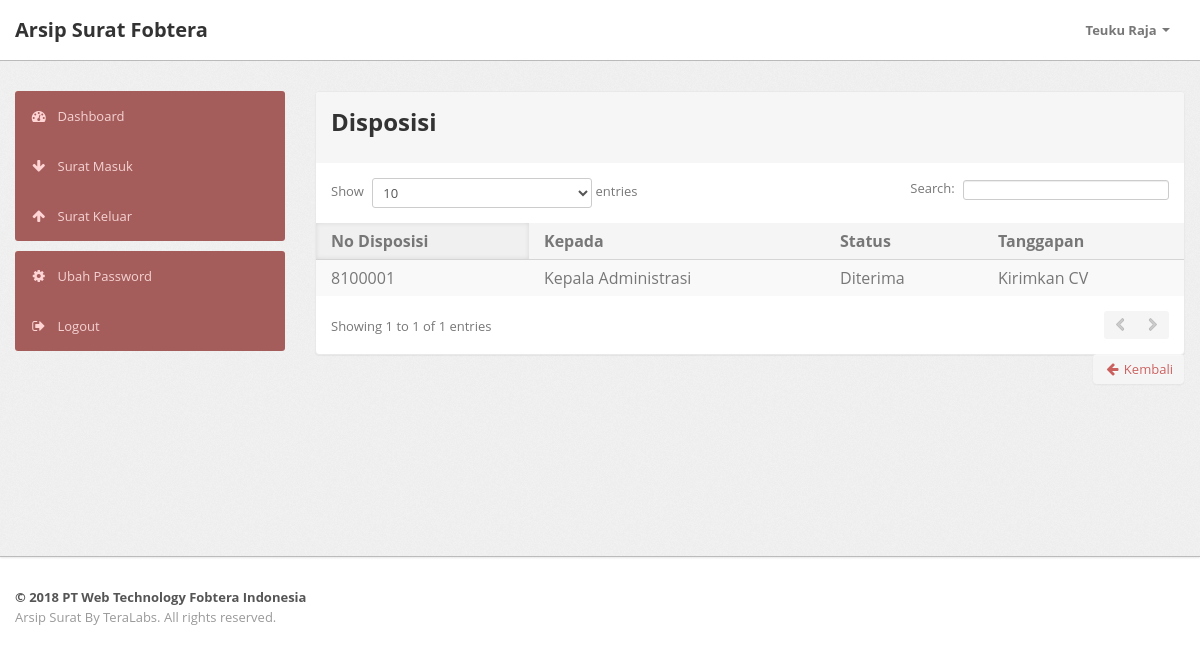
Screenshot of /proses/disposisi.php?id=5100001 (signed in) with the database file from the repository.
### tables this page shows
CREATE TABLE IF NOT EXISTS `disposisi` (
  `id_disposisi` int(7) NOT NULL AUTO_INCREMENT,
  `id_surat` int(7) NOT NULL,
  `id_user` int(5) NOT NULL,
  `no_surat` varchar(50) NOT NULL,
  `kepada` varchar(50) NOT NULL,
  `status` varchar(20) NOT NULL,
  `tanggapan` varchar(20) NOT NULL,
  PRIMARY KEY (`id_disposisi`),
  KEY `id_surat` (`id_surat`),
  KEY `id_user` (`id_user`)
);

### proses/disposisi.php (the view, shortened to what this page needs)
<?php
include "../include/auth.php";
include "../include/config.php";
if(isset($_GET['id'])){
	$idsurat		= $_GET['id'];
}
$query = mysql_query ("select * from disposisi where id_surat='$idsurat'",$connect);
$titlepage = "Disposisi";
include "../include/header.php";
?>
        <div class="wrapper">
            <div class="container">
                <div class="row">
				<?php include "../include/menu.php";?>
                     <div class="span9">
                        <div class="content">
                            <div class="module">
                                <div class="module-head"><?php if($aksesusr == 2){ ?>
								<a href="input_disposisi.php?id=<?php echo $idsurat; ?>" class="btn btn-module pull-right"><i class="icon-plus"></i> Tambah Data</a><?php } ?>
                                    <h2><?php echo $titlepage;?> </h2>
                                </div>
                                <div class="module-body table">
                                    <table cellpadding="0" cellspacing="0" border="0" class="datatable-1 table table-striped display"
                                        width="100%">
                                        <thead>
                                            <tr>
												<th>No Disposisi</th>
                                                <th>Kepada</th>
												<th>Status</th>
												<th>Tanggapan</th>
                                            </tr>
                                        </thead>
                                        <tbody>
										<?php
										while($data = mysql_fetch_array ($query)){ ?>
                                            <tr>
                                                <td><?php echo $data['id_disposisi'];?></td>
                                                <td><?php echo $data['kepada'];?></td>
												<td><?php echo $data['status'];?></td>
												<td><?php echo $data['tanggapan'];?></td>
                                            </tr>
										<?php } ?>
										</tbody>
									</table>
								</div>
								<a href="../inbox.php" class="btn btn-module pull-right"><i class="icon-arrow-left"></i> Kembali</a>
							</div>
                        </div>
                    </div>
                </div>
            </div>
        </div>
<?php include "../include/footer.php";?>

### assets/css/theme.css (style rules this page uses)
body { font-size: 13px; font-family: 'Open Sans', Arial, sans-serif; background: #fff; color: #777 }
h1, h2, h3, h4, h5, h6 { color: #333; margin-top: 0 }
h2 { font-size: 24px }
.wrapper { background: url(../images/bg.png) #eee; border-bottom: 1px solid #bbb; -webkit-box-shadow: 0 1px 2px rgba(0,0,0,0.1); -moz-box-shadow: 0 1px 2px rgba(0,0,0,0.1); box-shadow: 0 1px 2px rgba(0,0,0,0.1); padding: 30px 0; min-height: 435px; }
.btn-module { color: #ca615f; }
body [class^="icon-"], body [class*=" icon-"] { font-size: 14px; line-height: 20px; height: 20px }
.module { background: #fff; -webkit-border-radius: 3px; -moz-border-radius: 3px; border-radius: 3px; border: 1px solid #ccc; border-bottom-color: #bbb; -webkit-box-shadow: 0 0 1px rgba(0,0,0,0.2); -moz-box-shadow: 0 0 1px rgba(0,0,0,0.2); box-shadow: 0 0 1px rgba(0,0,0,0.2); margin-bottom: 30px }
.btn, .btn-box { -webkit-border-radius: 3px; -moz-border-radius: 3px; border-radius: 3px }
.btn [class^="icon-"], .btn-box [class^="icon-"], .btn [class*=" icon-"], .btn-box [class*=" icon-"] { min-width: 16px; text-align: center; display: inline-block!important }
.btn { font-size: 13px; font-weight: 600 }
.btn { display: inline-block; margin-bottom: 0; font-weight: 400; text-align: center; vertical-align: middle; cursor: pointer; background-image: none; border: 1px solid transparent; white-space: nowrap; padding: 4px 10px; font-size: 13px; line-height: 1.42857; border-radius: 4px; -webkit-user-select: none; -moz-user-select: none; -ms-user-select: none; user-select: none }
.table { margin-bottom: 0 }
.table th, .table td { border-color: #d5d5d5!important }
.module { box-shadow: 0 0 3px rgba(0,0,0,.1); border-color: #e9e9e9; margin-bottom: 20px; background-color: #fff; border-radius: 4px; -webkit-box-shadow: 0 1px 1px rgba(0,0,0,.05); box-shadow: 0 1px 1px rgba(0,0,0,.05); }
.module-head { color: #767676; background-color: #f6f6f6; border-color: #e9e9e9; padding: 10px 15px; border-bottom: 1px solid transparent; border-top-right-radius: 3px; border-top-left-radius: 3px; }
.module-body { padding: 15px }
.module-body.table { padding: 15px 0 }
.module-body.table .table th, .module-body.table .table td { padding-left: 15px; padding-right: 15px }
.dataTables_wrapper table th { background: #f5f5f5; cursor: pointer }
.dataTables_wrapper table th.sorting_asc, .dataTables_wrapper table th.sorting_desc { background: #f0f0f0; -webkit-box-shadow: 0 0 5px rgba(0,0,0,0.1) inset; -moz-box-shadow: 0 0 5px rgba(0,0,0,0.1) inset; box-shadow: 0 0 5px rgba(0,0,0,0.1) inset }

### rows the page displays
disposisi: id_disposisi "8100001", kepada "Kepala Administrasi", status "Diterima", tanggapan "Kirimkan CV"

### other values shown
$company_short_name "Fobtera"
$namausr "Teuku Raja"
$titlepage "Disposisi"
$build_year "2018"
$company_name "PT Web Technology Fobtera Indonesia"
